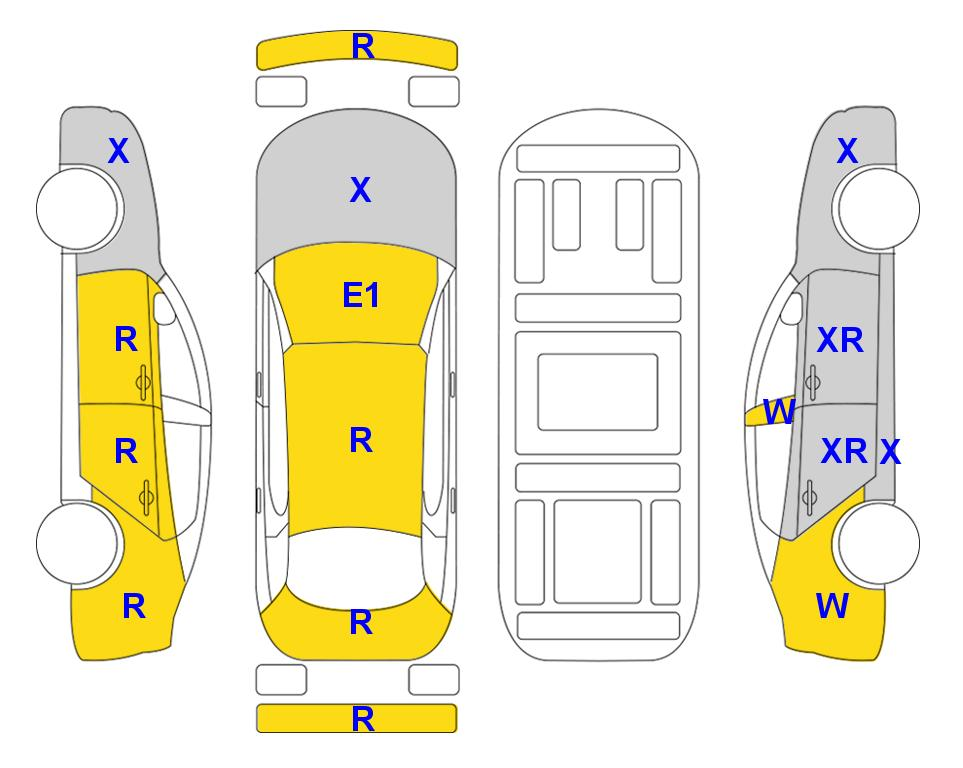
#> input picture car2.jpg, 963 x 768 px
$ python ocr.py   (older library calls are emulated)
#> lines starting #> are read from the running program, lines starting #| are printed output that depends on the picture; after the words box and inside, x2 and y2 are one past the last pixel; in counts of white or black regions, pixels touching at a corner belong together

import cv2
import pytesseract
import numpy as np
from PIL import ImageGrab
import time
import json
import binascii
import struct
from PIL import Image
import numpy as np
import scipy
import scipy.misc
import scipy.cluster
import numpy


def kmeans(input_img, k, i_val):
    hist = cv2.calcHist([input_img], [0], None, [256], [0, 256])
    img = input_img.ravel()
    img = np.reshape(img, (-1, 1))
    img = img.astype(np.float32)

    criteria = (cv2.TERM_CRITERIA_EPS + cv2.TERM_CRITERIA_MAX_ITER, 10, 1.0)
    flags = cv2.KMEANS_RANDOM_CENTERS
    compactness, labels, centers = cv2.kmeans(
        img, k, None, criteria, 10, flags)
    centers = np.sort(centers, axis=0)

    return centers[i_val].astype(int), centers, hist


pytesseract.pytesseract.tesseract_cmd = 'C:\\Program Files (x86)\\Tesseract-OCR\\tesseract.exe'
original_image = cv2.imread('car2.jpg')
#> original_image is the input picture: shape (768, 963, 3); mean B, G, R 213.1, 237.3, 241.7
image = cv2.cvtColor(original_image, cv2.COLOR_BGR2GRAY)
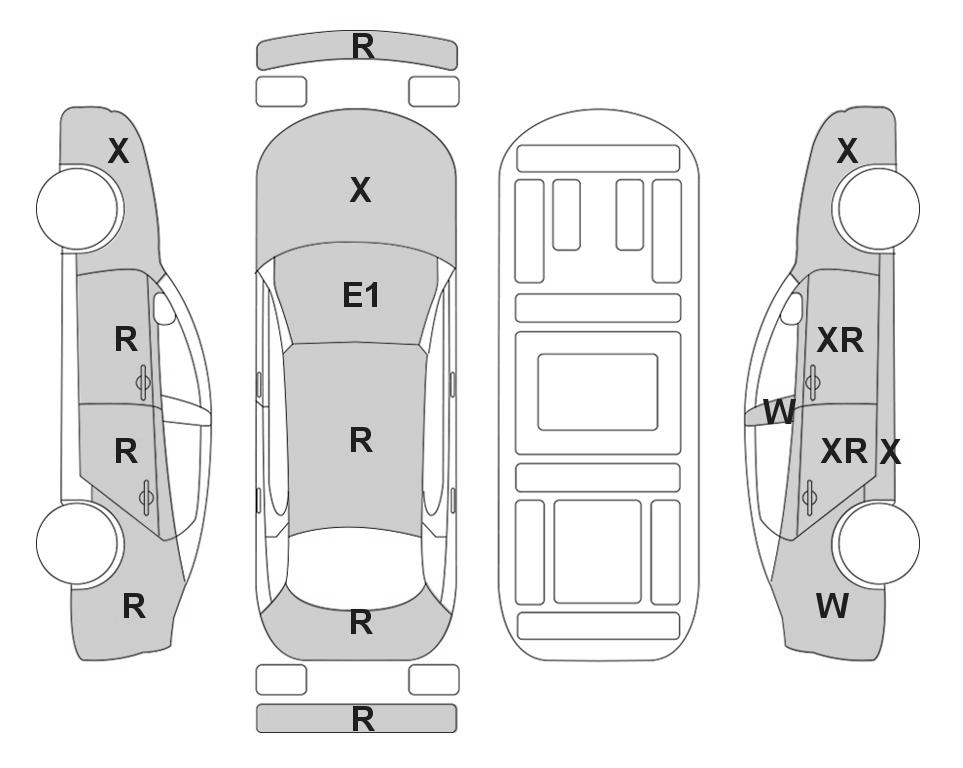
#> image: shape (768, 963); min 0, max 255, mean 235.9
thresh = 255 - cv2.threshold(image, int(kmeans(input_img=image,
                             k=8, i_val=2)[0]), 255, cv2.THRESH_BINARY)[1]
#> in kmeans, `hist = cv2.calcHist([input_img], [0], None, [256], [0, 256])`: hist = 256 values, max 468103 at index 255, min 0 at index 1, mean 2889
#> in kmeans, `compactness, labels, centers = cv2.kmeans( img, k, None, criteria, 10,..`: compactness = 8071039.8; centers = [168.6, 255.7, 206.3, 225.9, 95.25, 129, 33.2, 245.1]
#> in kmeans, `centers = np.sort(centers, axis=0)`: centers = [33.2, 95.25, 129, 168.6, 206.3, 225.9, 245.1, 255.7]
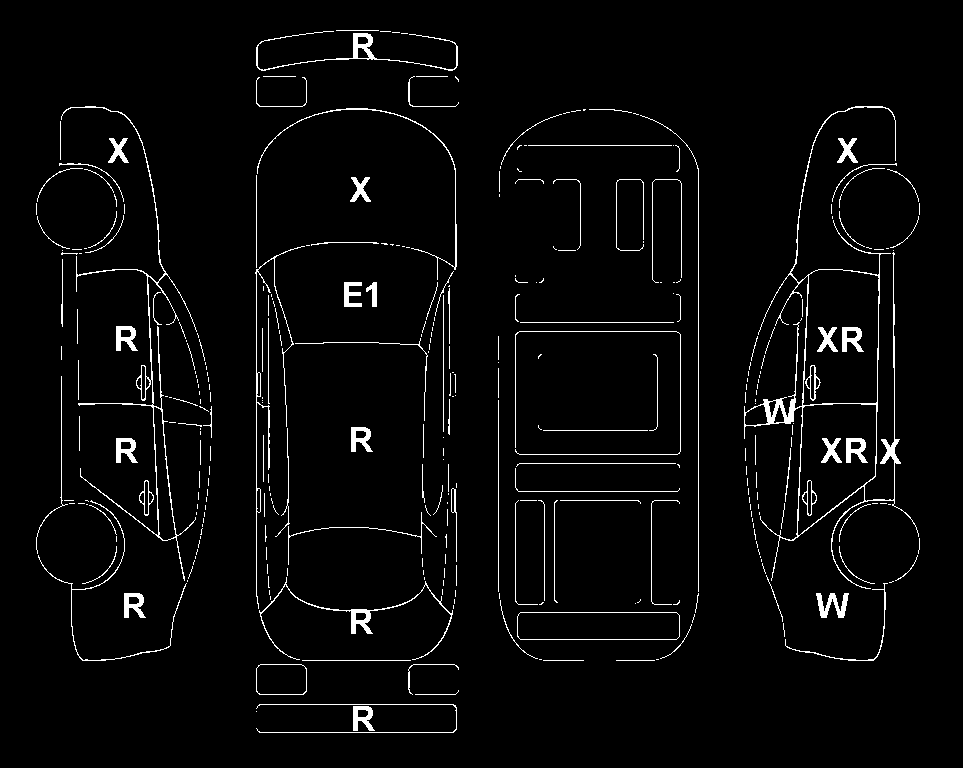
#> thresh: shape (768, 963); 3.2% white in thin lines or dots, all inside (x1, y1, x2, y2) = (36, 30, 920, 733)

x, y, w, h = 300, 275, 120, 40


# deifne areas location and label for each area
areas = [
    {
        "x": 300,
        "y": 275,
        "w": 120,
        "h": 40,
        "name": "A01"
    },
]

#x,y,w,h = 349,33,40,25
#x, y, w, h = 107, 592, 40, 25

NUM_CLUSTERS = 5

output = {}
for area in areas:
    ROI = thresh[y:area["y"]+area["h"], x:area["x"]+area["w"]]
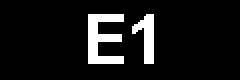
#> ROI: shape (40, 120) (shown 2 times larger); 8.9% white; 2 white regions, box (x1, y1, x2, y2) and area: (44, 7, 62, 32) 277, (66, 7, 77, 32) 150
    ROI_ORIGNAL = original_image[y:area["y"]+area["h"], x:area["x"]+area["w"]]
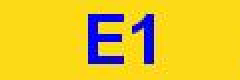
#> ROI_ORIGNAL: shape (40, 120, 3) (shown 2 times larger); mean B, G, R 42.6, 198.9, 229.5
#> (the run stopped early here; a loop or call above may not have finished)
